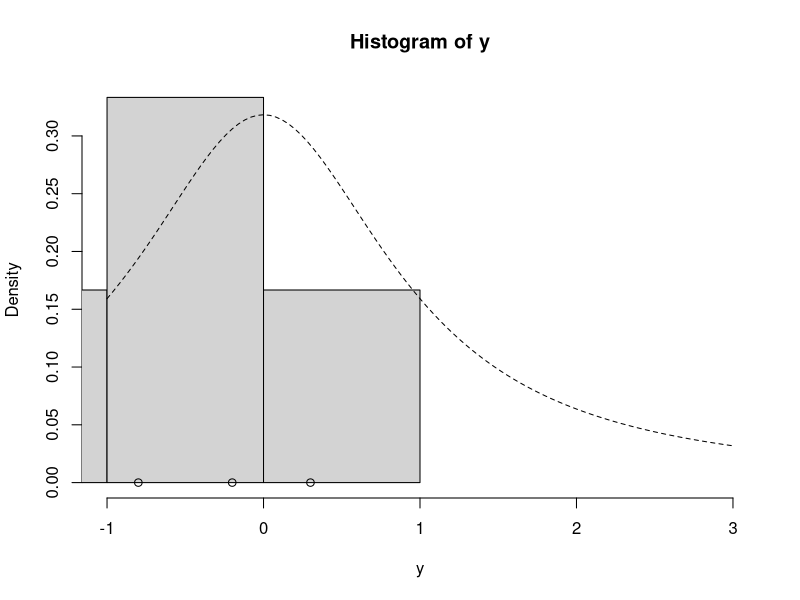
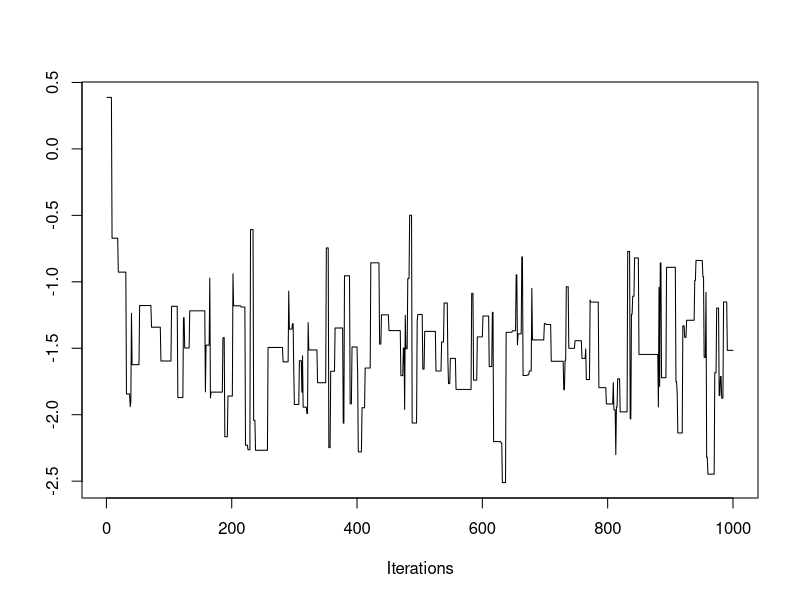
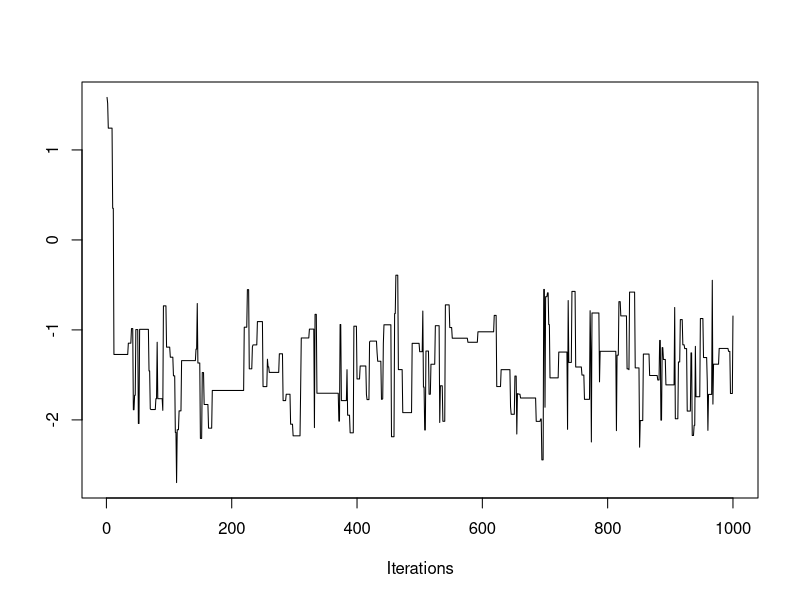
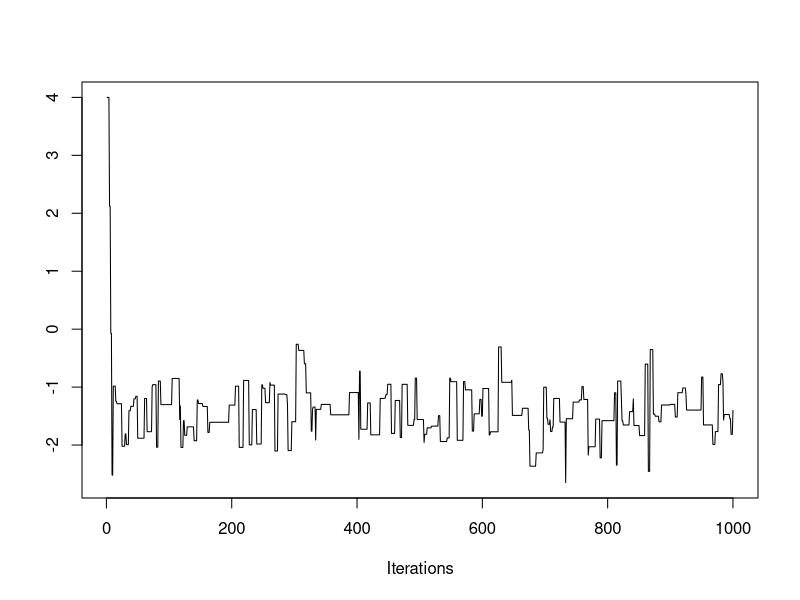

Recreate these plots in R, in order.
# Code from lesson 4
lg = function(mu, n, ybar) {
  mu2 = mu^2
  n * (ybar * mu - mu2 / 2.0) - log(1 + mu2)
}

mh = function(n, ybar, n_iter, mu_init, cand_sd) {
  ## Random-Walk Metropolis-Hastings algorithm
  
  ## step 1, initialize
  mu_out = numeric(n_iter)
  accpt = 0
  mu_now = mu_init
  lg_now = lg(mu=mu_now, n=n, ybar=ybar)
  
  ## step 2, iterate
  for (i in 1:n_iter) {
    ## step 2a
    mu_cand = rnorm(n=1, mean=mu_now, sd=cand_sd) # draw a candidate
    
    ## step 2b
    lg_cand = lg(mu=mu_cand, n=n, ybar=ybar) # evaluate log of g with the candidate
    lalpha = lg_cand - lg_now # log of acceptance ratio
    alpha = exp(lalpha)
    
    ## step 2c
    u = runif(1) # draw a uniform variable which will be less than alpha with probability min(1, alpha)
    if (u < alpha) { # then accept the candidate
      mu_now = mu_cand
      accpt = accpt + 1 # to keep track of acceptance
      lg_now = lg_cand
    }
    
    ## collect results
    mu_out[i] = mu_now # save this iteration's value of mu
  }
  
  ## return a list of output
  list(mu=mu_out, accpt=accpt/n_iter)
}

# Set up
#y = c(1.2, 1.4, -0.5, 0.3, 0.9, 2.3, 1.0, 0.1, 1.3, 1.9)
y = c(-0.2, -1.5, -5.3, 0.3, -0.8, -2.2)
ybar = mean(y)
n = length(y)
hist(y, freq=FALSE, xlim=c(-1.0, 3.0)) # histogram of the data
curve(dt(x=x, df=1), lty=2, add=TRUE) # prior for mu
points(y, rep(0,n), pch=1) # individual data points
points(ybar, 0, pch=19) # sample mean

# Execution
set.seed(43) # set the random seed for reproducibility
library("coda")

# Mu_init = 0.5
post = mh(n=n, ybar=ybar, n_iter=1e3, mu_init=0.5, cand_sd=3.0)
str(post)
traceplot(as.mcmc(post$mu))

# Mu_init = 3.0
post = mh(n=n, ybar=ybar, n_iter=1e3, mu_init=3.0, cand_sd=3.0)
str(post)
traceplot(as.mcmc(post$mu))
mean(post$mu)

# Mu_init = 4.0
post = mh(n=n, ybar=ybar, n_iter=1e3, mu_init=4.0, cand_sd=3.0)
str(post)
traceplot(as.mcmc(post$mu))
